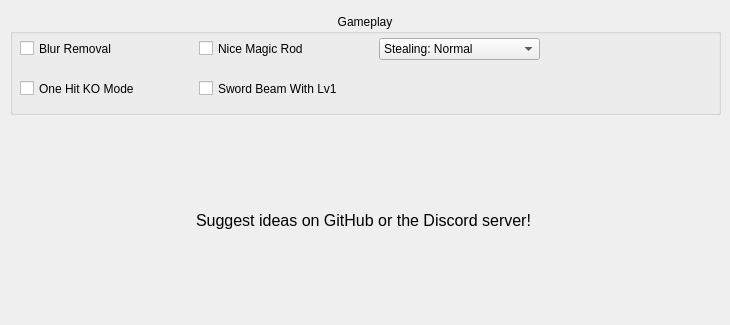
      <widget class="QWidget" name="tab_7">
       <attribute name="title">
        <string>Patches</string>
       </attribute>
       <widget class="QGroupBox" name="groupBox_8">
        <property name="geometry">
         <rect>
          <x>10</x>
          <y>14</y>
          <width>711</width>
          <height>101</height>
         </rect>
        </property>
        <property name="title">
         <string>Gameplay</string>
        </property>
        <property name="alignment">
         <set>Qt::AlignHCenter|Qt::AlignTop</set>
        </property>
        <widget class="QCheckBox" name="ohkoCheck">
         <property name="geometry">
          <rect>
           <x>10</x>
           <y>64</y>
           <width>151</width>
           <height>21</height>
          </rect>
         </property>
         <property name="whatsThis">
          <string>Link will die in a single hit</string>
         </property>
         <property name="text">
          <string>One Hit KO Mode</string>
         </property>
        </widget>
        <widget class="QCheckBox" name="lv1BeamCheck">
         <property name="geometry">
          <rect>
           <x>189</x>
           <y>64</y>
           <width>151</width>
           <height>21</height>
          </rect>
         </property>
         <property name="whatsThis">
          <string>Allows you to beam slash with the Lv1 Sword. Still requires full health</string>
         </property>
         <property name="text">
          <string>Sword Beam With Lv1</string>
         </property>
        </widget>
        <widget class="QCheckBox" name="niceRodCheck">
         <property name="geometry">
          <rect>
           <x>189</x>
           <y>24</y>
           <width>151</width>
           <height>21</height>
          </rect>
         </property>
         <property name="whatsThis">
          <string>Increases the fire rate of the Magic Rod</string>
         </property>
         <property name="text">
          <string>Nice Magic Rod</string>
         </property>
        </widget>
        <widget class="QCheckBox" name="blurCheck">
         <property name="geometry">
          <rect>
           <x>10</x>
           <y>24</y>
           <width>151</width>
           <height>21</height>
          </rect>
         </property>
         <property name="whatsThis">
          <string>Removes the blur around the edges of the screen</string>
         </property>
         <property name="text">
          <string>Blur Removal</string>
         </property>
        </widget>
        <widget class="QComboBox" name="stealingComboBox">
         <property name="geometry">
          <rect>
           <x>369</x>
           <y>24</y>
           <width>161</width>
           <height>22</height>
          </rect>
         </property>
         <property name="whatsThis">
          <string>This controls the requirement for stealing from the shop&lt;br&gt;&lt;/br&gt;Normal means that Sword is required</string>
         </property>
         <property name="editable">
          <bool>false</bool>
         </property>
         <property name="currentIndex">
          <number>2</number>
         </property>
         <property name="placeholderText">
          <string/>
         </property>
         <item>
          <property name="text">
           <string>Stealing: Always</string>
          </property>
         </item>
         <item>
          <property name="text">
           <string>Stealing: Never</string>
          </property>
         </item>
         <item>
          <property name="text">
           <string>Stealing: Normal</string>
          </property>
         </item>
        </widget>
       </widget>
       <widget class="QLabel" name="label_4">
        <property name="geometry">
         <rect>
          <x>18</x>
          <y>125</y>
          <width>691</width>
          <height>191</height>
         </rect>
        </property>
        <property name="font">
         <font>
          <pointsize>12</pointsize>
          <bold>false</bold>
         </font>
        </property>
        <property name="text">
         <string>Suggest ideas on GitHub or the Discord server!</string>
        </property>
        <property name="alignment">
         <set>Qt::AlignCenter</set>
        </property>
       </widget>
      </widget>
